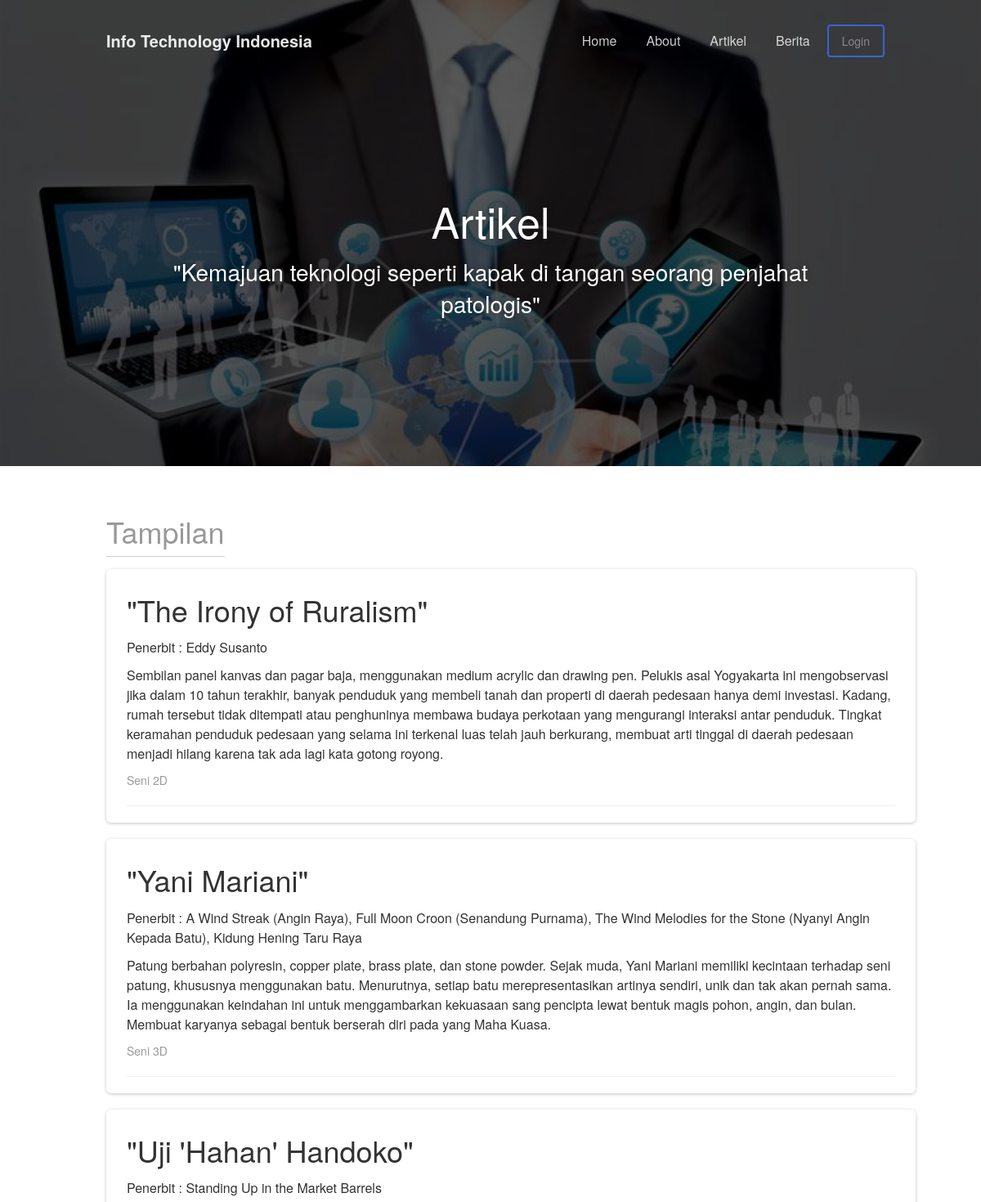
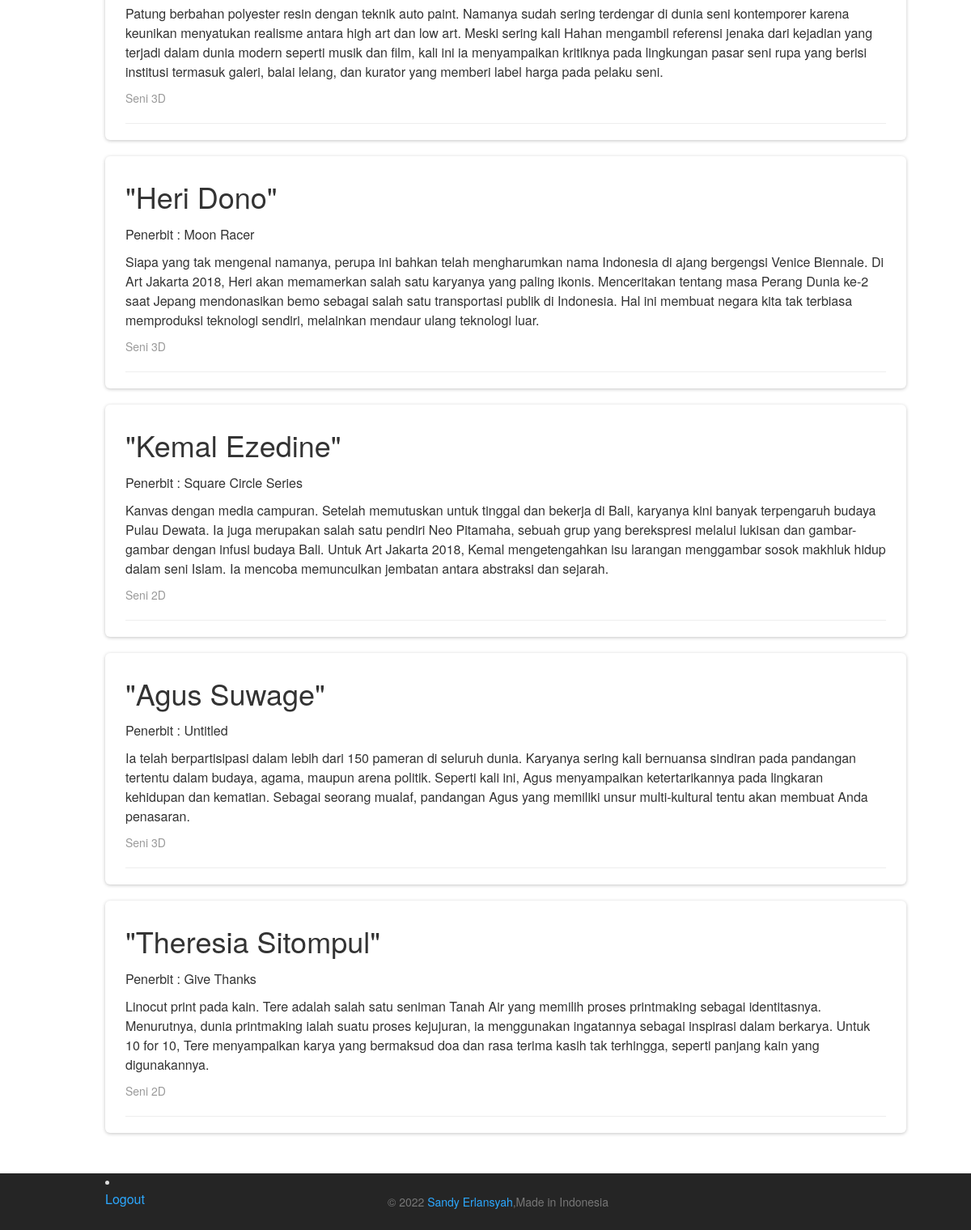
Page /artikel/ on the committed database (2 pictures, top to bottom).
### karya/models.py (models this page shows, shortened)
class Artikel(models.Model):
    nama = models.CharField(max_length=100,blank=True,null=True)
    deskripsi = models.CharField(max_length=100,blank=True,null=True)
    pencipta = models.CharField(max_length=100,blank=True,null=True)
    kategori = models.ForeignKey(Kategori, on_delete=models.CASCADE)
    harga = models.CharField(max_length=100,blank=True,null=True)
    class Meta:
        verbose_name_plural = "Artikel"

class Kategori(models.Model):
    nama = models.CharField(max_length=20)
    def __str__(self):
        return self.nama
    class Meta:
        verbose_name_plural = "Kategori"

### tokse/views.py (the view)
# urls.py: path('artikel/',artikel, name='tabel_artikel'),
def artikel(request):
    template_name = 'front/artikel.html'
    artikel= Artikel.objects.all()
    context = {
        'title':'Halaman Artikel',
        'artikel' : artikel
    }
    return render(request, template_name, context)

### templates/front/artikel.html
{% extends 'front/base.html' %}
{% load static %}
{% block content %}
<div class="wrapper">
    <div class="parallax filter-black">
        <div class="parallax-image">
            <img src="{% static 'front/img/bg artikel.jpg' %}" alt="..." />
        </div>
        <div class="small-info">
            <h1>Artikel</h1>
            <h3>"Kemajuan teknologi seperti kapak di tangan seorang penjahat patologis"</h3>
        </div>
    </div>
    <div class="section">
        <div class="container">
            <h2 class="section-title">Tampilan</h2>
                {% for a in artikel %}
                <div class="row">
                    <div class="col-md-6">
                        <div class="card" style="width: 99rem;">
                                <div class="container">
                                    <h2 class="fs-1"> "{{a.nama}}" </h2>
                                    <p class="fs-1">Penerbit : {{a.pencipta}}</p>
                                    <p class="card-text">{{a.deskripsi}}</p>
                                    <p class="category">{{a.kategori}}</p>
                                <hr>
                                </div>
                        </div>
                    </div>
                </div>
                {% endfor %}
        </div>
    </div>
{% endblock content %}

### templates/front/base.html (shortened to what this page needs)
{% load static %}
<!doctype html>
<html lang="en">
<head>
    <link href="{% static "bootstrap3/css/bootstrap.min.css" %}" rel="stylesheet" />
    <link href="{% static "front/css/gsdk.css" %}" rel="stylesheet"/>
    <link href="{% static "front/css/examples.css" %}" rel="stylesheet"/>
    <link href="http://maxcdn.bootstrapcdn.com/font-awesome/4.4.0/css/font-awesome.min.css" rel="stylesheet">
    <link href="{% static 'front/css/pe-icon-7-stroke.css' %}" rel="stylesheet" />
</head>
<body class="home">
<nav class="navbar navbar-inverse navbar-transparent navbar-fixed-top" role="navigation">
    <div class="container">
    <div class="navbar-header">
      <a class="navbar-brand">Info Technology Indonesia</a>
    </div>
    <div class="collapse navbar-collapse">
      <ul  class="nav navbar-nav navbar-right">
            <li>
                <a href="{% url 'home' %}">
                     Home
                </a>
            </li>
            <li>
                <a href="{% url 'about' %}">
                     About
                </a>
            </li>
            <li>
                <a href="{% url 'artikel' %}">
                     Artikel
                </a>
            </li>
            <li>
                <a href="{% url 'berita' %}">
                     Berita
                </a>
            </li>
            <li>
                {% if request.user.is_anonymous %}
                    <a href="{% url 'login' %}" class="btn btn-primary">Login</a>
                {% else %}
                    <a href="{% url 'dashboard' %}" class="btn btn-success">Dashboard</a>
                {% endif %}
            </li>
       </ul>
    </div>
  </div>
</nav>
{% block content %}
{% endblock content %}
</body>
    <footer class="footer footer-black">
        <div class="container">
            <nav class="pull-left">
                <li>
                    <a href=" {% url 'logout' %}" class="btn-rotate">
                        <p class="#">
                            Logout
                        </p>
                    </a>
                </li>
            </nav>
            <div class="copyright">
                &copy; 2022 <a href="ht">Sandy Erlansyah</a>,Made in Indonesia
            </div>
        </div>
    </footer>
</html>

### static/front/css/examples.css (style rules this page uses)
.section-title { font-weight: 300; display: inline-block; padding-bottom: 10px; border-bottom: 1px solid #CCCCCC; color: #999; }
.parallax { width: 100%; height: 570px; overflow: hidden; display: block; }
.parallax .small-info { color: #FFFFFF; text-shadow: 0 0 10px rgba(0, 0, 0, 0.27); top: 37%; position: absolute; text-align: center; width: 100%; z-index: 2; }
.parallax .small-info h3 { max-width: 790px; margin: 0 auto; line-height: 1.4; }
.parallax .parallax-image img { width: 100%; position: relative; }
.filter-black { position: relative; }
.filter-black:after { position: absolute; left: 0; top: 0; width: 100%; height: 100%; display: block; z-index: 1; background-color: rgba(0, 0, 0, 0.66); content: ""; }
.about-us .container, .contact-us .container, .pricing .container, .blog-page .container, .ecommerce .container, .home .container, .product-page .container, .blog-post .container { max-width: 970px; }

### rows in the picture
Artikel: nama "The Irony of Ruralism", pencipta "Eddy Susanto", deskripsi "Sembilan panel kanvas dan pagar baja, menggunakan medium acrylic dan drawing pen. Pelukis asal Yogyakarta ini mengobservasi jika dalam 10 tahun terakhir, banyak penduduk yang membeli tanah dan properti di daerah pedesaan hanya demi investasi. Kadang, rumah tersebut tidak ditempati atau penghuninya membawa budaya perkotaan yang mengurangi interaksi antar penduduk. Tingkat keramahan penduduk pedesaan yang selama ini terkenal luas telah jauh berkurang, membuat arti tinggal di daerah pedesaan menjadi hilang karena tak ada lagi kata gotong royong.", kategori "Seni 2D"
Artikel: nama "Yani Mariani", pencipta "A Wind Streak (Angin Raya), Full Moon Croon (Senandung Purnama), The Wind Melodies for the Stone (Nyanyi Angin Kepada Batu), Kidung Hening Taru Raya", deskripsi "Patung berbahan polyresin, copper plate, brass plate, dan stone powder. Sejak muda, Yani Mariani memiliki kecintaan terhadap seni patung, khususnya menggunakan batu. Menurutnya, setiap batu merepresentasikan artinya sendiri, unik dan tak akan pernah sama. Ia menggunakan keindahan ini untuk menggambarkan kekuasaan sang pencipta lewat bentuk magis pohon, angin, dan bulan. Membuat karyanya sebagai bentuk berserah diri pada yang Maha Kuasa.", kategori "Seni 3D"
Artikel: nama "Uji 'Hahan' Handoko", pencipta "Standing Up in the Market Barrels", deskripsi "Patung berbahan polyester resin dengan teknik auto paint. Namanya sudah sering terdengar di dunia seni kontemporer karena keunikan menyatukan realisme antara high art dan low art. Meski sering kali Hahan mengambil referensi jenaka dari kejadian yang terjadi dalam dunia modern seperti musik dan film, kali ini ia menyampaikan kritiknya pada lingkungan pasar seni rupa yang berisi institusi termasuk galeri, balai lelang, dan kurator yang memberi label harga pada pelaku seni.", kategori "Seni 3D"
Artikel: nama "Heri Dono", pencipta "Moon Racer", deskripsi "Siapa yang tak mengenal namanya, perupa ini bahkan telah mengharumkan nama Indonesia di ajang bergengsi Venice Biennale. Di Art Jakarta 2018, Heri akan memamerkan salah satu karyanya yang paling ikonis. Menceritakan tentang masa Perang Dunia ke-2 saat Jepang mendonasikan bemo sebagai salah satu transportasi publik di Indonesia. Hal ini membuat negara kita tak terbiasa memproduksi teknologi sendiri, melainkan mendaur ulang teknologi luar.", kategori "Seni 3D"
Artikel: nama "Kemal Ezedine", pencipta "Square Circle Series", deskripsi "Kanvas dengan media campuran. Setelah memutuskan untuk tinggal dan bekerja di Bali, karyanya kini banyak terpengaruh budaya Pulau Dewata. Ia juga merupakan salah satu pendiri Neo Pitamaha, sebuah grup yang berekspresi melalui lukisan dan gambar-gambar dengan infusi budaya Bali. Untuk Art Jakarta 2018, Kemal mengetengahkan isu larangan menggambar sosok makhluk hidup dalam seni Islam. Ia mencoba memunculkan jembatan antara abstraksi dan sejarah.", kategori "Seni 2D"
Artikel: nama "Agus Suwage", pencipta "Untitled", deskripsi "Ia telah berpartisipasi dalam lebih dari 150 pameran di seluruh dunia. Karyanya sering kali bernuansa sindiran pada pandangan tertentu dalam budaya, agama, maupun arena politik. Seperti kali ini, Agus menyampaikan ketertarikannya pada lingkaran kehidupan dan kematian. Sebagai seorang mualaf, pandangan Agus yang memiliki unsur multi-kultural tentu akan membuat Anda penasaran.", kategori "Seni 3D"
Artikel: nama "Theresia Sitompul", pencipta "Give Thanks", deskripsi "Linocut print pada kain. Tere adalah salah satu seniman Tanah Air yang memilih proses printmaking sebagai identitasnya. Menurutnya, dunia printmaking ialah suatu proses kejujuran, ia menggunakan ingatannya sebagai inspirasi dalam berkarya. Untuk 10 for 10, Tere menyampaikan karya yang bermaksud doa dan rasa terima kasih tak terhingga, seperti panjang kain yang digunakannya.", kategori "Seni 2D"
